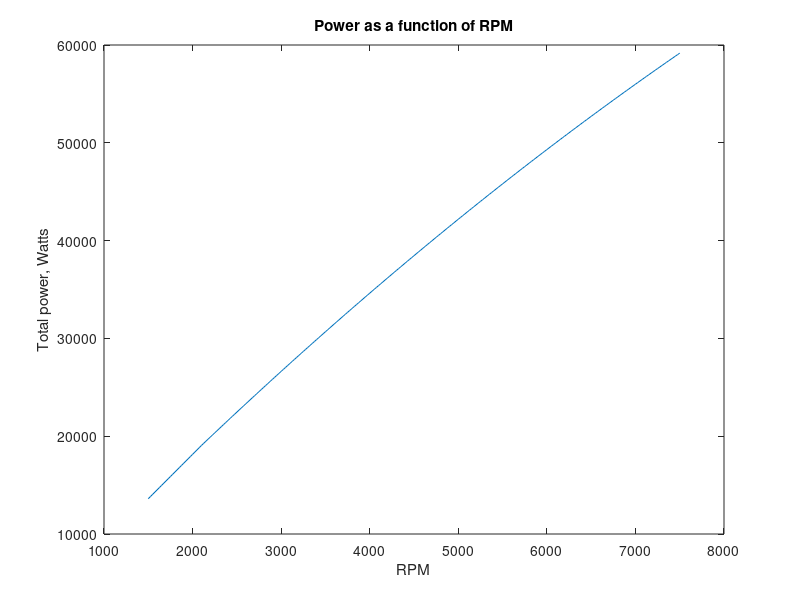
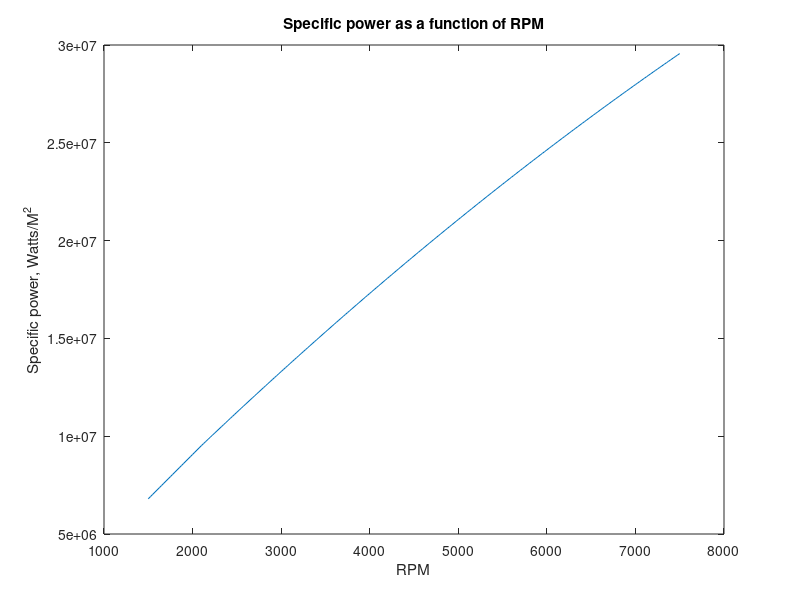
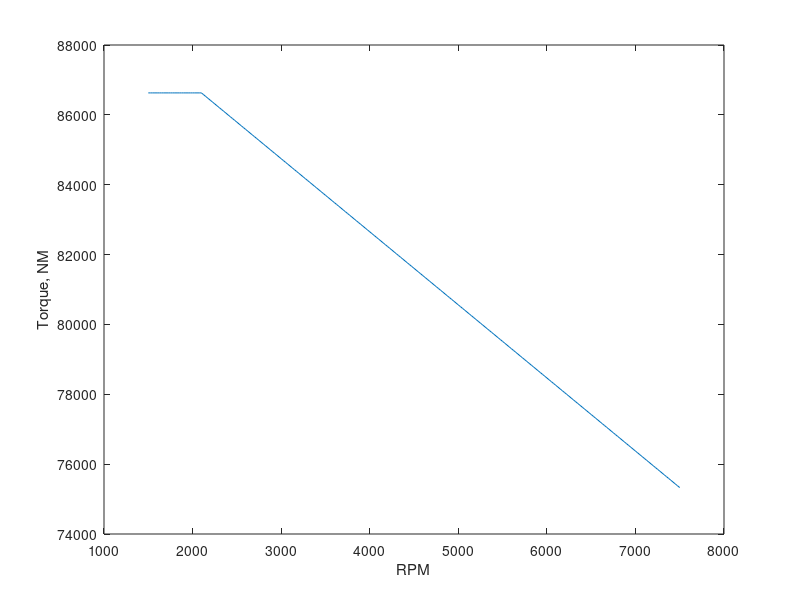
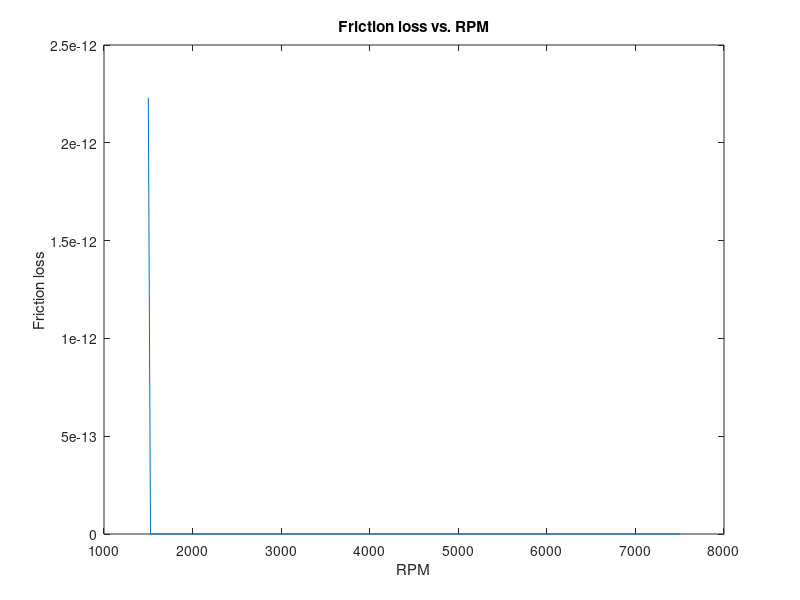

MATLAB code for these plots, in order:
%%
clear all
close all
i = 1; 
rc = 10;
    
% Initial Conditions
p(1) = 101325;%pa
T(1) = 294; %k
gamma = 1.4;
R = 287; %j/kg*K, gas constant
Cp = R*gamma/(gamma-1); %J/kg*K
Cv = Cp-R;

%Engine Parameters
Qlhv = 44e6; %j/kg from Heywood App D
f = 14.7; % air to fuel mass ratio
C = 6; % number of cylinders
D = .0015; %Total Displacement, m^3
nt = 0.6; %Indicated Thermal Efficiency

% State 1, 
rho(1) = p(1)/(R*T(1)); %from ideal gas law

% State 2, path 2-3: isentropic compression
rho(2) = rho(1) * rc;
p(2) = p(1)* (rho(2)/rho(1))^gamma;
T(2) = p(2)/(rho(2)* R);

% State 3, path 2-3: constant volume heat addition

% combustive efficiency, from Heywood p 82
if f <= 14.7
    nc = 0.95;
end


%T(3) = T(2) + nc*Qlhv/(Cp* f); 
T(3) = 3071.; %K, from CEA
rho(3) = rho(2);
p(3) = rho(3) * R* T(3);


% State 4
rho(4) = rho(1);
p(4) = p(3)* (rho(4)/rho(3))^ (gamma); %this is an estimate, could use refprop to find actual
T(4) = p(4)/(rho(4) * R);
j = 1;
% Work

Ws = nt*Cv*((T(3)-T(2)) - (T(4)-T(1))); %Specific work per cylinder, J/kg
Ma = (D/C)*(rc/(rc-1)) * rho(1); %Mass of Air in each cylinder, kg
Wc = Ws*Ma; %Work per Cylinder, J
Wt = Wc * C; %total work, J
nv = Ma*C/(rho(1)*D);

RPM = 5000;
D_cc = 1500;

Mf = Ma/f;
Qin = Mf * Qlhv;
S = 2000; %cM/sec
N = RPM/60; %rev/sec
stroke = S/(2 * N); %cM
displacement = D_cc/6;
bore = sqrt(4 * displacement /(pi*stroke));

stroke = .0641;
bore = 1.1* stroke; 

Vd = ((pi*bore^2*stroke)/4); %meter cubes
V1  = Vd/(1-(1/rc));
Q = Qin /(p(1)*V1);

%Power
N = 5000; % RPM, Max
i = 1;
%% Mechanical eff

stroke = stroke / 100;
RPM = [2100 9000];
mech_eff = [ .9 .75];
%maximum rpm
Nmax = 7000;

stroke = stroke / 100;
for N = 1500:25:7500
    c = 6; % number of cylinder
   
    Ubar = 2*(stroke) * N/60;

    A = pi * bore * stroke/100;

    m = .17; % mm
    m = .07/1000; %m
    stroke = stroke / 100;
    RPM = [2100 9000];
    mech_eff = [ .9 .75];

    %u = (8.34* 10^-5) * e^(1474/(temp - 368)
    u = 1.44E-4;
    %https://wiki.anton-paar.com/en/engine-oil/
    u = .0119;

    t = u * (Ubar / m);
    f = A * t;

    Pf(i) = 1.5 * c * Ubar * f;
    
    if N<= 2100
        mechanical_eff = .9;
    else
        mechanical_eff = interp1(RPM, mech_eff, N, 'linear');
    end
    Power(i) = Wt * N/120;
    P_rate(i) = .8 * Power(i); 
    P_specific(i) = mechanical_eff* Ws * N/120;
    P_cylinder(i) = P_specific(i) * Ma;
    P_total(i) = P_cylinder(i) * C;
    imep(i) = P_total(i)/1000*2*10^3/(D*1000*(N/60));
    bmep(i) = mechanical_eff*imep(i);
    %p_real(i) = ((P_total(i) - Pf(i))/(P_total(i))) * P_total(i)
    
    P_hp(i) = P_total(i)/745.699872;
    % SFC
    SFC(i) = (C * Ma/f)/(Wt); %kg/kj
    SFC_Converted(i) = SFC(i) * 3.6e9; %g/Kw-hr
    Torque(i) = 9548.8 * P_total(i)/N;
    
    i = i + 1;
end

figure 
plot(1500:25:7500, P_total);
xlabel('RPM')
ylabel('Total power, Watts')
title('Power as a function of RPM')

figure 
plot(1500: 25:7500, P_specific);
xlabel('RPM')
ylabel('Specific power, Watts/M^2')
title('Specific power as a function of RPM')


figure 
plot(1500: 25:7500, Torque);
xlabel('RPM')
ylabel('Torque, NM')

figure 
plot(1500: 25:7500, Pf);
xlabel('RPM')
ylabel('Friction loss')
title('Friction loss vs. RPM')
%S(1, i)= refpropm('S','D',rho(1,i), 'P',p(1, i)/1e3, 'air.ppf');
%S(2, i)= refpropm('S','D',rho(2, i), 'P',p(2, i)/1e3, 'air.ppf');
%S(3, i)= refpropm('S','D',rho(3, i), 'P',p(3, i)/1e3, 'air.ppf');
%S(4, i)= refpropm('S','D',rho(4, i), 'P',p(4, i)/1e3, 'air.ppf');

figure
plot(1500:25:7500, P_hp)
xlabel('RPM')
ylabel('Power (hp)')

figure
plot(1500:25:7500, bmep)
xlabel('RPM')
ylabel('bmep (kPa)')
title('bmep vs RPM')

%plot(P_hp(i,:),.0015 : .000050 : .0018 )
otto_eff = 1-(1/rc^(gamma-1));
o_eff = 1-(T(4)-T(1))./(T(3)-T(2));
 
%st = strcat('Displacement =  ' , num2str(.00150 + .00005*(i-1)), ' cc')
%ht = text(SFC_Converted(1, i ),9.3, st);
%set(ht, 'Rotation', 85)  
